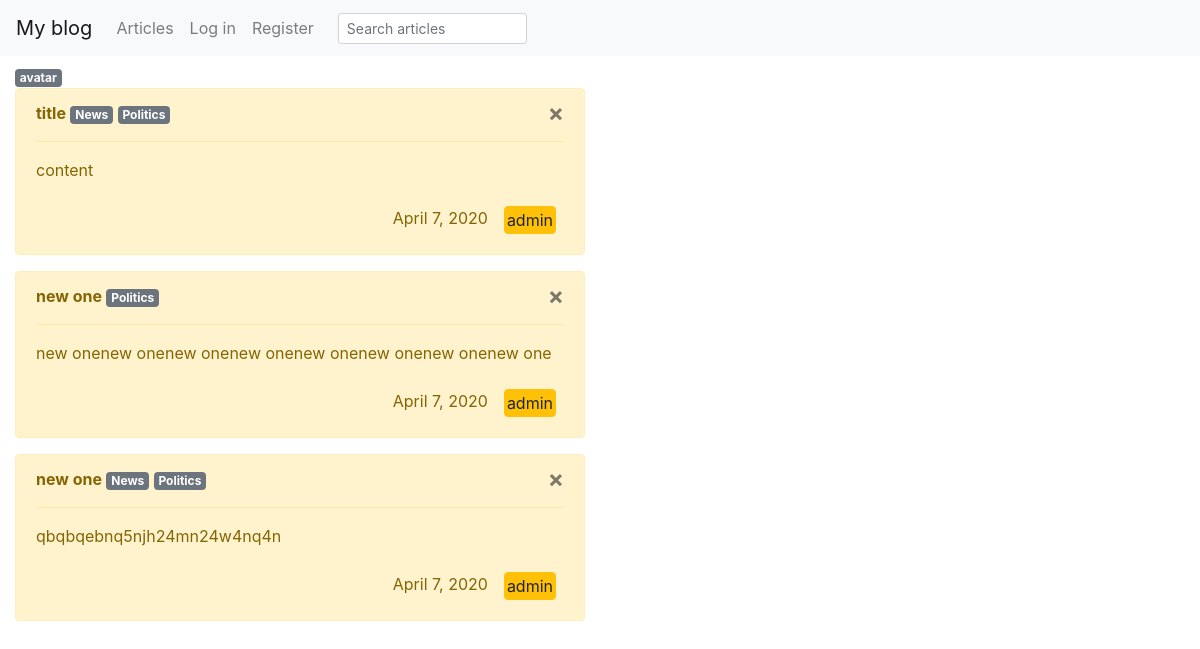
Page /articles/tags/Politics on the earlier database version.
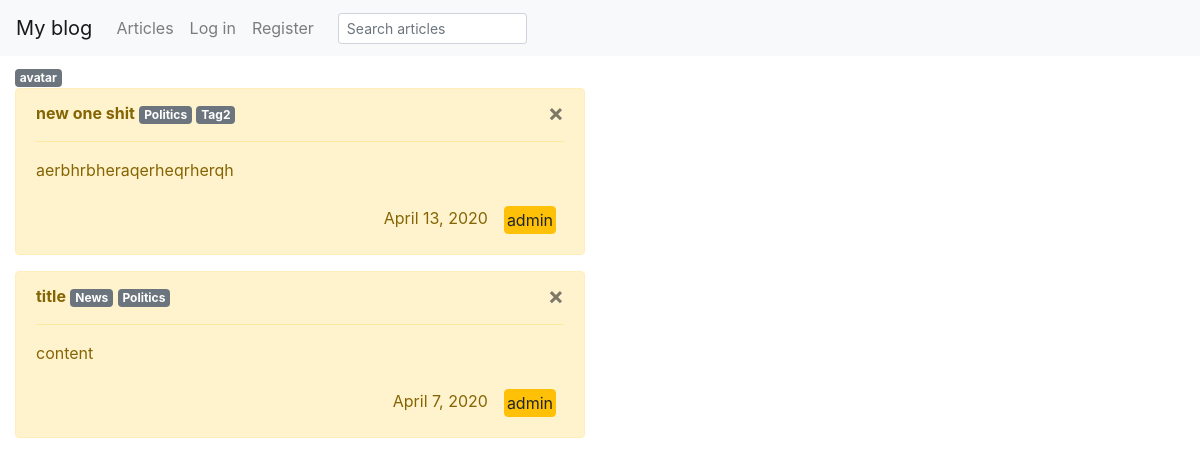
Same page on the later database version.
### posts/models.py (models this page shows, shortened)
class Article(models.Model):
    title = models.CharField(max_length=100)
    content = models.TextField()
    author = models.ForeignKey(User, on_delete=models.CASCADE, related_name='author')
    post_date = models.DateField(auto_now=True)
    tags = models.ManyToManyField(Tag, related_name='articles')
    class Meta:
        ordering = ['-post_date']
    def get_absolute_url(self):
        return reverse('posts:user-articles', kwargs={
                       'author': self.author})

class Tag(models.Model):
    name = models.CharField(max_length=60)
    def __str__(self):
        return self.name

### posts/views.py (the view)
# urls.py: path('tags/<str:tag>', TagArticleList.as_view(), name='tag'),
class TagArticleList(ListView):
    model = Tag
    context_object_name = 'obj_list'
    def get_queryset(self):
        self.tag = Tag.objects.get(name=self.kwargs['tag'])
        return self.tag.articles.all()
    def get_context_data(self, **kwargs):
        context = super().get_context_data(**kwargs)
        context['title'] = self.tag
        return context
    paginate_by = 3

### templates/posts/article_list.html (shortened to what this page needs)
{% extends "home.html" %}
{% block content %}
    {% if 'cabinet' %}
    <div class="col-sm-6 col-md-6">
          <a href="{% url 'cabinet:avatar' %}"><span class="badge badge-secondary">avatar</span></a>
    </div>
    {% endif %}
    {% for obj in obj_list  %}
      <div class="col-sm-6 col-md-6">
            <div class="alert alert-warning">
                <button type="button" class="close" data-dismiss="alert" aria-hidden="true">
                    ×</button>
                 <strong>{{ obj.title }}</strong>
                {% if obj.tags %}
                  {% for tag_item in obj.tags.all  %}
                    <a href="{% url 'posts:tag' tag=tag_item.name %}"><span class="badge badge-secondary">{{ tag_item }}</span></a>
                  {% endfor %}
                {% endif %}
                <hr class="message-inner-separator">
                <p>{{ obj.content }}</p>
                <div class='d-flex flex-row-reverse'>
                <div class="p-2">
                  <a href="{{obj.get_absolute_url}}" style="padding: 1px 2px" class="btn btn-xs btn-warning pull-right">
                        {{ obj.author }}
                  </a>
                </div>
                <div class="p-2"><span >{{ obj.post_date}}</span></div>
                </div>
            </div>
        </div>
    {% endfor %}
{% endblock %}

### templates/home.html (shortened to what this page needs)
<!DOCTYPE html>
<html lang="en" dir="ltr">
  <head>
    <link rel="stylesheet" href="https://stackpath.bootstrapcdn.com/bootstrap/4.1.3/css/bootstrap.min.css">
  </head>
  <body>
    <nav class="navbar navbar-expand-lg navbar-light bg-light">
  <a class="navbar-brand" href="{% url 'home:home' %}">My blog</a>
  <div class="collapse navbar-collapse" id="navbarNav">
    <ul class="navbar-nav">
      <li class="nav-item">
        <a class="nav-link" href="{% url 'posts:articles' %}">Articles</a>
      </li>
{% if user.is_authenticated %}
  <li class="nav-item">
    <a class="nav-link" href="{% url 'cabinet:cabinet' %}">{{ user }}</a>
  </li>
  <li class="nav-item ">
    <a class="nav-link" href="{% url 'logout' %}">Log Out</a>
  </li>
{% else %}
<li>
<a class="nav-link" href="{% url 'login' %}">Log in</a>
</li>
<li>
<a class="nav-link" href="{% url 'home:signup' %} ">Register</a>
</li>
{% endif %}
<form class="form-inline" action="{% url 'posts:search' %}" method="get">
  <input class="form-control form-control-sm ml-3 w-75"
  name='srch' type="text" placeholder="Search articles"
      aria-label="Search">
</form>
      </ul>
  </div>
</nav>
{% block content %}
{% endblock %}
  </body>
</html>

Differences in the rows shown:
removed Article: title "new one", content "new onenew onenew onenew onenew onenew onenew onenew one", author "admin", post_date "April 7, 2020", Tag (name "Politics")
removed Article: title "new one", content "qbqbqebnq5njh24mn24w4nq4n", author "admin", post_date "April 7, 2020", Tag (name "News"), Tag (name "Politics")
added Article: title "new one shit", content "aerbhrbheraqerheqrherqh", author "admin", post_date "April 13, 2020", Tag (name "Politics")
added Tag: name "Tag2", shown under "new one shit"
